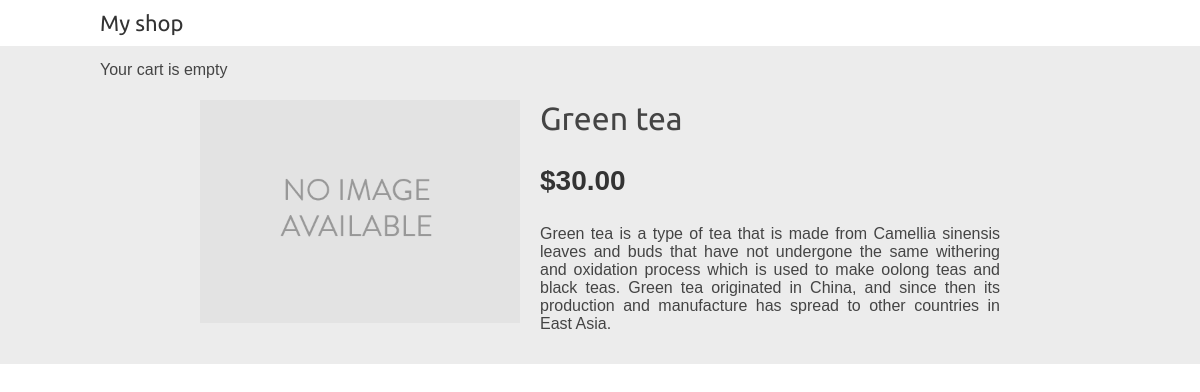
Page /1/green-tea/ on the committed database.
### shop/models.py (models this page shows, shortened)
class Product(models.Model):
    category = models.ForeignKey(Category,
                                 related_name='products',
                                 on_delete=models.CASCADE)
    name = models.CharField(max_length=200)
    slug = models.SlugField(max_length=200)
    image = models.ImageField(upload_to='products/%Y/%m/%d',
                              blank=True)
    description = models.TextField(blank=True)
    price = models.DecimalField(max_digits=10,
                                decimal_places=2)
    available = models.BooleanField(default=True)
    created = models.DateTimeField(auto_now_add=True)
    updated = models.DateTimeField(auto_now=True)
    class Meta:
        ordering = ['name']
        indexes = [
            models.Index(fields=['id', 'slug']),
            models.Index(fields=['name']),
            models.Index(fields=['-created']),
        ]

### shop/views.py (the view)
# urls.py: path('<int:id>/<slug:slug>/', views.product_detail,
def product_detail(request, id, slug):
    product = get_object_or_404(Product,
                                id=id,
                                slug=slug,
                                available=True)
    return render(request,
                 'shop/product/detail.html',
                 {'product': product})

### shop/templates/shop/product/detail.html (shortened to what this page needs)
{% extends 'shop/base.html' %}
{% load static %}
{% block content %}
<div class="product-detail">
    <img src="{% if product.image %} {{ product.image.url }} {% else %} {% static 'img/no_image.png' %}{%endif%}" alt="" srcset="">
    <h1>{{ product.name }}</h1>
    <p class="price">${{ product.price }}</p>
    {{ product.description|linebreaks }}
</div>
{% endblock %}

### shop/static/css/base.css (style rules this page uses)
body { margin: 0; padding: 0; font-family: helvetica, sans-serif; }
h1, h2, h3, h4, h5, h6 { font-family: 'Ubuntu', sans-serif; font-weight: normal; }
.product-detail { text-align: justify; }
.product-detail .price { color: #333; font-size: 28px; font-weight: bold; }
.product-detail img { width: 40%; float: left; padding: 0 20px 20px 0; }
.product-detail h1 { margin-bottom: 0; }

### rows in the picture
Product: name "Green tea", price "30.00", description "Green tea is a type of tea that is made from Camellia sinensis leaves and buds that have not undergone the same withering and oxidation process which is used to make oolong teas and black teas. Green tea originated in China, and since then its production and manufacture has spread to other countries in East Asia."
